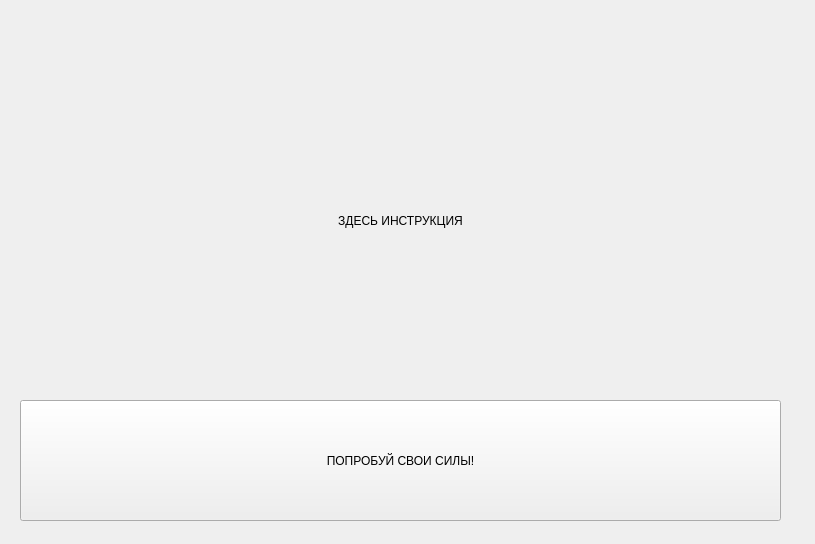
<?xml version="1.0" encoding="UTF-8"?>
<ui version="4.0">
 <class>StartQuizWidget</class>
 <widget class="QWidget" name="StartQuizWidget">
  <property name="geometry">
   <rect>
    <x>0</x>
    <y>0</y>
    <width>815</width>
    <height>544</height>
   </rect>
  </property>
  <property name="windowTitle">
   <string>Form</string>
  </property>
  <widget class="QPushButton" name="startQuizButton">
   <property name="geometry">
    <rect>
     <x>20</x>
     <y>400</y>
     <width>761</width>
     <height>121</height>
    </rect>
   </property>
   <property name="styleSheet">
    <string notr="true">font: 24pt &quot;Academy Engraved LET&quot;;</string>
   </property>
   <property name="text">
    <string>ПОПРОБУЙ СВОИ СИЛЫ!</string>
   </property>
  </widget>
  <widget class="QLabel" name="instructionLabel">
   <property name="geometry">
    <rect>
     <x>30</x>
     <y>70</y>
     <width>741</width>
     <height>301</height>
    </rect>
   </property>
   <property name="styleSheet">
    <string notr="true">font: 36pt &quot;Academy Engraved LET&quot;;</string>
   </property>
   <property name="text">
    <string>ЗДЕСЬ ИНСТРУКЦИЯ</string>
   </property>
   <property name="alignment">
    <set>Qt::AlignCenter</set>
   </property>
  </widget>
 </widget>
 <resources/>
 <connections/>
</ui>
